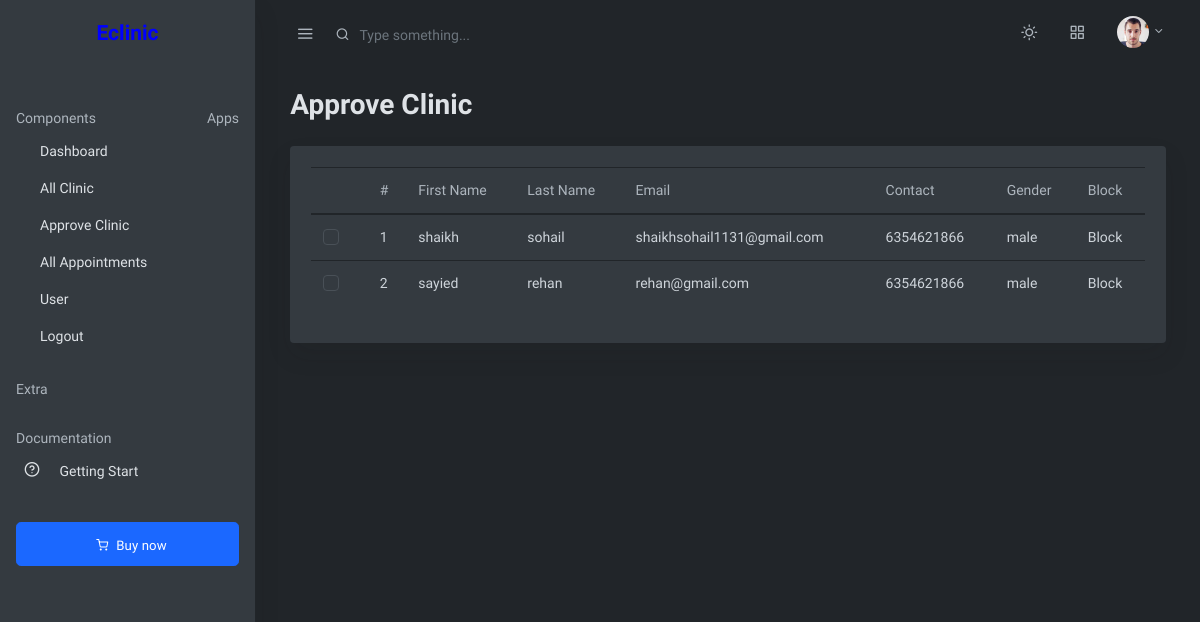
Page /admin/user.php (signed in) on the committed database.
### tables this page shows
CREATE TABLE `user` (
  `id` int(10) NOT NULL,
  `first_name` varchar(50) NOT NULL,
  `last_name` varchar(30) NOT NULL,
  `email` varchar(50) NOT NULL,
  `password` varchar(16) NOT NULL,
  `contact` bigint(10) NOT NULL,
  `gender` varchar(10) NOT NULL
);

### admin/user.php (the view, shortened to what this page needs)
  <!doctype html>
<html lang="en">
  <head>
    <link rel="stylesheet" href="css/simplebar.css">
    <link rel="stylesheet" href="css/feather.css">
    <link rel="stylesheet" href="css/select2.css">
    <link rel="stylesheet" href="css/dropzone.css">
    <link rel="stylesheet" href="css/uppy.min.css">
    <link rel="stylesheet" href="css/jquery.steps.css">
    <link rel="stylesheet" href="css/jquery.timepicker.css">
    <link rel="stylesheet" href="css/quill.snow.css">
    <link rel="stylesheet" href="css/daterangepicker.css">
    <link rel="stylesheet" href="css/app-light.css" id="lightTheme" disabled>
    <link rel="stylesheet" href="css/app-dark.css" id="darkTheme">
  </head>
  <body class="vertical  dark  ">
    <div class="wrapper">
<?php
require 'nav.php';
require 'side_nav.php';
?>
       <main role="main" class="main-content">
        <div class="container-fluid">
          <div class="row justify-content-center">
            <div class="col-12">
              <h2 class="mb-2 page-title">Approve Clinic</h2>
              <div class="row my-4">
                <div class="col-md-12">
                  <div class="card shadow">
                    <div class="card-body">
                      <table class="table datatables" id="dataTable-1">
                        <thead>
                          <tr>
                            <th></th>
                            <th>#</th>
                            <th>First Name</th>
                            <th>Last Name</th>
                            <th>Email</th>
                            <th>Contact</th>
                            <th>Gender</th>
                            <th>Block</th>
                          </tr>
                        </thead>
                        <tbody>
                          <?php
                                    require 'config.php';
                                    $sql = "SELECT * FROM user";
                                    $result = mysqli_query($conn,$sql);
                                    while($row = mysqli_fetch_array($result))
                                    {
                          ?>
                          <tr>
                            <td>
                              <div class="custom-control custom-checkbox">
                              </div>
                            </td>
                            <td><?php echo $row['id']; ?></td>
                            <td><?php echo $row['first_name']; ?></td>
                            <td><?php echo $row['last_name']; ?></td>
                            <td><?php echo $row['email']; ?></td>
                            <td><?php echo $row['contact']; ?></td>
                            <td><?php echo $row['gender']; ?></td>
                            <td>Block  </td>
                          </tr>
                          <?php } ?>
                        </tbody>
                      </table>
                    </div>
                  </div>
                </div>
              </div>
            </div>
          </div>
        </div>
      </main>
    </div>
  </body>
</html>

### rows in the picture
user: id "1", first_name "shaikh", last_name "sohail", email "shaikhsohail1131@gmail.com", contact "6354621866", gender "male"
user: id "2", first_name "sayied", last_name "rehan", email "rehan@gmail.com", contact "6354621866", gender "male"
